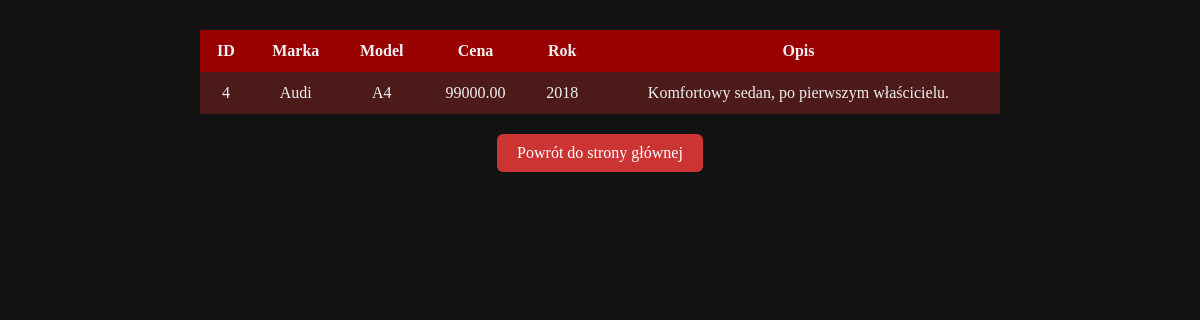
Screenshot of /details.php?id=4 with the database file from the repository.
### tables this page shows
CREATE TABLE `samochody` (
  `id` int NOT NULL AUTO_INCREMENT,
  `marka` varchar(100) NOT NULL,
  `model` varchar(100) NOT NULL,
  `cena` decimal(10,2) NOT NULL,
  `rok` int NOT NULL,
  `opis` text,
  PRIMARY KEY (`id`)
);

### details.php (the view, shortened to what this page needs)
<!DOCTYPE html>
<html>
<head>
</head>
<body>
    <?php
    $con = mysqli_connect("localhost","root","root","mojaBaza");
    $id = (int) $_GET["id"];
    $query = "SELECT * FROM samochody WHERE id = $id";
    if(!$result = mysqli_query($con, $query)) {
        mysqli_close($con);
        echo "Failed to show result";
    }
    ?>
    <div id="container">
        <main>
            <table id="data">
                <tr>
                    <th>ID</th>
                    <th>Marka</th>
                    <th>Model</th>
                    <th>Cena</th>
                    <th>Rok</th>
                    <th>Opis</th>
                </tr>
                <?php
                    $row = mysqli_fetch_row($result);
                    echo "<tr>";
                    echo "<td>$row[0]</td>";
                    echo "<td>$row[1]</td>";
                    echo "<td>$row[2]</td>";
                    echo "<td>$row[3]</td>";
                    echo "<td>$row[4]</td>";
                    echo "<td>$row[5]</td>";
                    echo "</tr>";
                ?>
            </table>
            <div class="back-container">
                <a class="back-link" href="main.php">Powrót do strony głównej</a>
            </div>
        </main>
    </div>
</body>
</html>

### details.php (style rules this page uses)
* { box-sizing: border-box; }
body { font-family: 'Comic Sans MS'; background-color: #121212; color: #f0f0f0; margin: 0; padding: 0; display: flex; flex-direction: column; min-height: 100vh; }
main { width: 90%; max-width: 800px; margin: 30px auto; }
table { width: 100%; border-collapse: collapse; margin-bottom: 20px; }
th, td { padding: 12px; text-align: center; }
tr:nth-child(even) { background-color: #4d1a1a; }
tr:nth-child(odd) { background-color: #2a1212; }
th { background-color: #990000; }
.back-link { display: inline-block; padding: 10px 20px; background-color: #cc3333; color: white; text-decoration: none; border-radius: 6px; transition: background-color 0.2s ease; font-family: 'Comic Sans MS'; }
.back-container { text-align: center; margin-top: 20px; }

### rows the page displays
samochody: id "4", marka "Audi", model "A4", cena "99000.00", rok "2018", opis "Komfortowy sedan, po pierwszym właścicielu."
